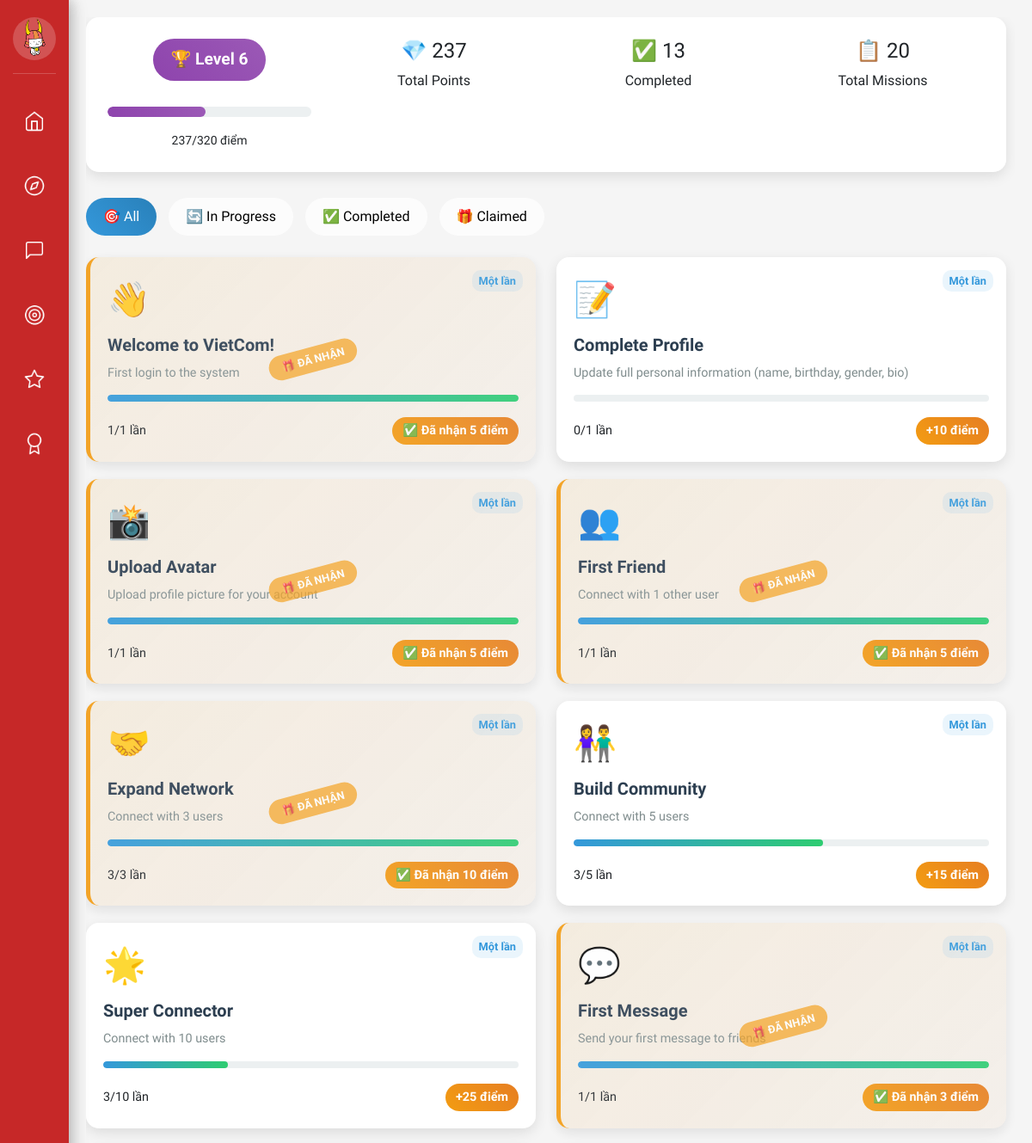
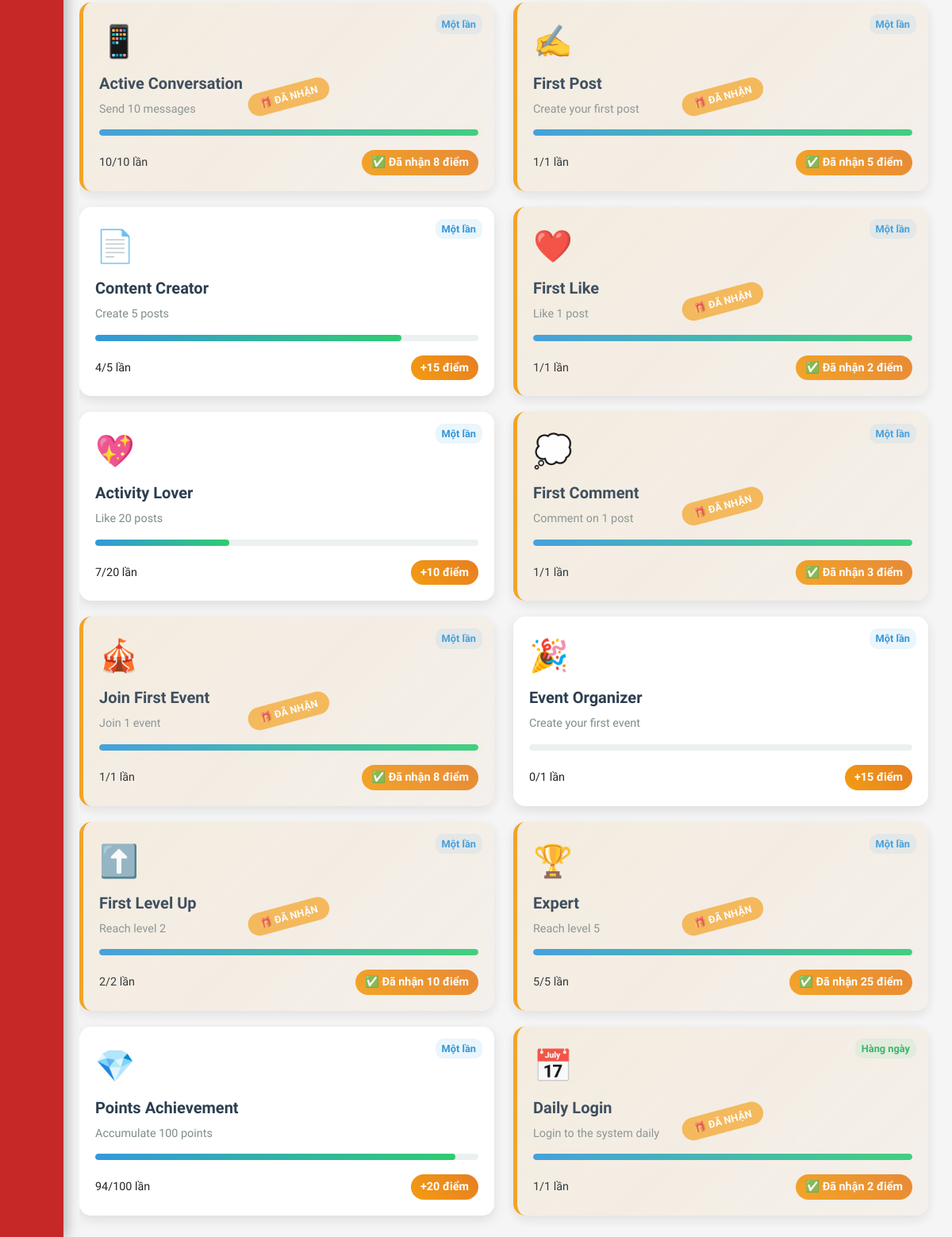
The page /gamification/missions/ (signed in) on the database as committed earlier (2 pictures, top to bottom).
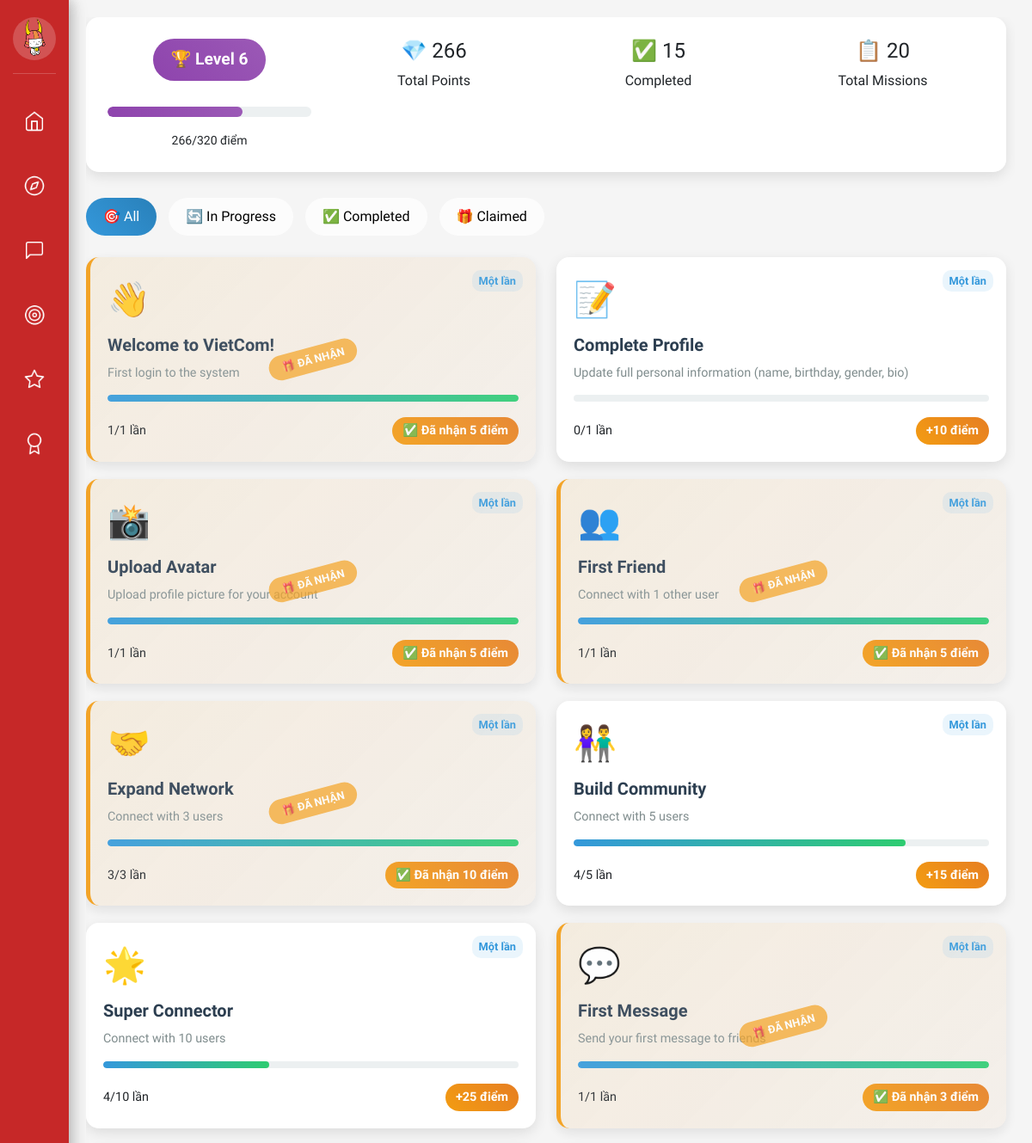
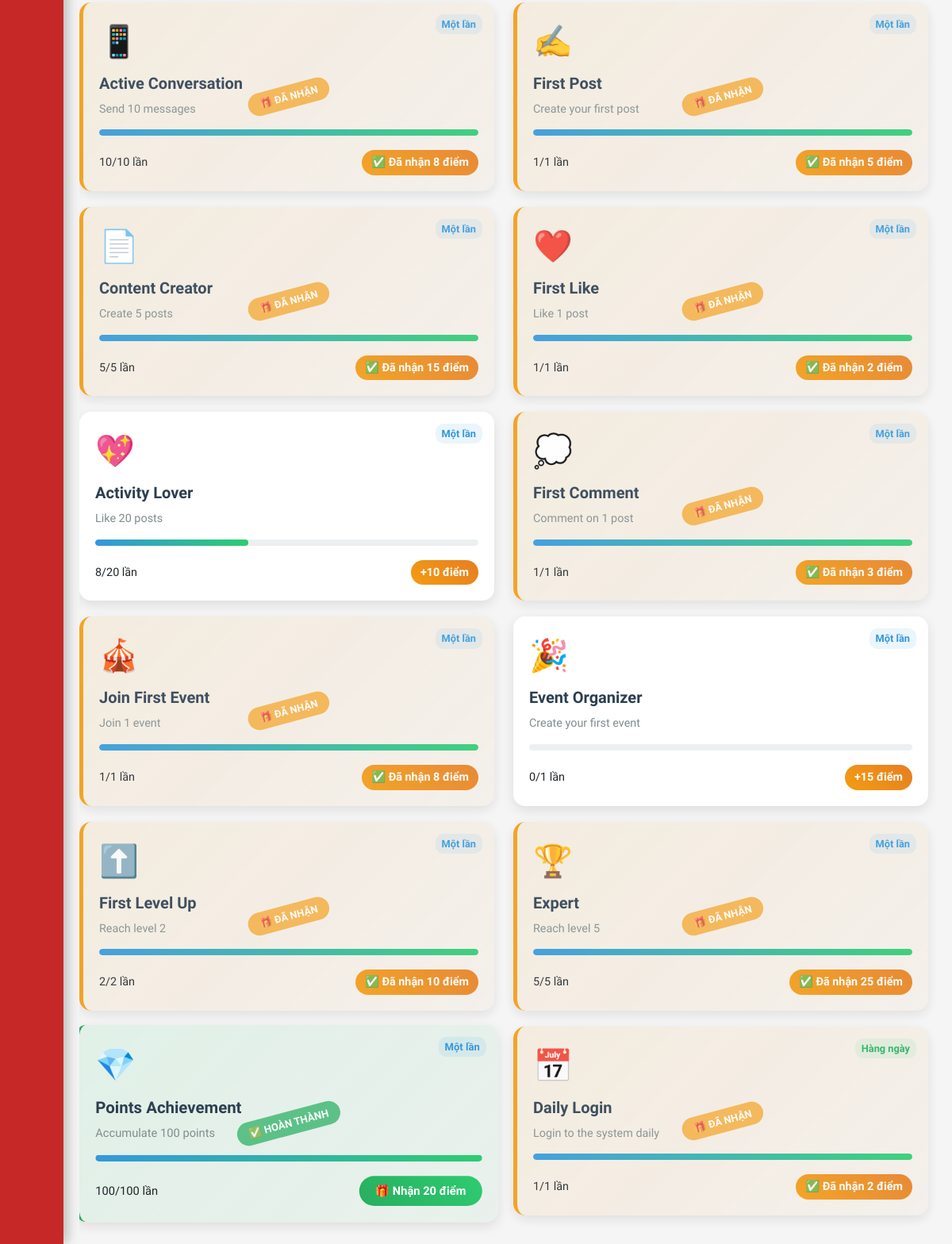
The same page on the database as committed later (2 pictures, top to bottom).
### users/models.py (models this page shows, shortened)
class User(AbstractUser):
    GENDER_CHOICES = [
        ('male', 'Male'),
        ('female', 'Female'),
        ('other', 'Other'),
        ('not_specified', 'Not specified'),
    ]
    STATUS_CHOICES = [
        ('online', 'Online'),
        ('offline', 'Offline'),
        ('busy', 'Busy'),
        ('away', 'Away'),
        ('available', 'Available for connection'),
    ]
    phone_regex = RegexValidator(
        regex=r'^\+?1?\d{9,15}$',
        message="Phone number must be in the format: '+999999999' or '0999999999'"
    )
    email = models.EmailField(unique=True)
    phone = models.CharField(
        validators=[phone_regex],
        max_length=17,
        unique=True,
        help_text="Phone number must be in the format: '+84xxxxxxxxx' or '0xxxxxxxxx'"
    )
    full_name = models.CharField(max_length=100)
    hometown = models.CharField(max_length=255, blank=True)
    date_of_birth = models.DateField(null=True, blank=True, verbose_name="Date of Birth")
    gender = models.CharField(
        max_length=20,
        choices=GENDER_CHOICES,
        default='not_specified',
        help_text="User's gender"
    )
    bio = models.TextField(
        max_length=500,
        blank=True,
        help_text="Short introduction about yourself (max 500 characters)"
    )
    status = models.CharField(
        max_length=20,
        choices=STATUS_CHOICES,
        default='offline',
        help_text="Current status"
    )
    interests = models.TextField(default='[]', blank=True)
    avatar = models.ImageField(upload_to='avatars/', blank=True)
    latitude = models.FloatField(null=True, blank=True, help_text="Latitude")
    longitude = models.FloatField(null=True, blank=True, help_text="Longitude")
    search_radius = models.FloatField(default=50.0, help_text="Search radius (km)")
    level = models.IntegerField(default=1)
    points = models.IntegerField(default=0)
    is_admin = models.BooleanField(default=False)
    objects = UserManager()
    USERNAME_FIELD = 'email'
    REQUIRED_FIELDS = ['phone', 'full_name']
    class Meta:
        verbose_name = "User"
        verbose_name_plural = "Users"
        ordering = ['-date_joined']
    def get_points_for_next_level(self):
        return 10 * (2 ** (self.level - 1))
    def get_points_for_current_level(self):
        if self.level == 1:
            return 0
        return 10 * (2 ** (self.level - 2))
    def get_progress_to_next_level(self):
        current_level_points = self.get_points_for_current_level()
        next_level_points = self.get_points_for_next_level()
        current_progress = self.points - current_level_points
        total_needed = next_level_points - current_level_points
        return (current_progress / total_needed * 100) if total_needed > 0 else 100

### gamification/models.py (models this page shows, shortened)
class Mission(models.Model):
    MISSION_TYPE_CHOICES = [
        ('first_login', 'Lần đầu đăng nhập'),
        ('daily_login', 'Đăng nhập hàng ngày'),
        ('add_friend', 'Kết bạn'),
        ('send_message', 'Gửi tin nhắn'),
        ('create_post', 'Tạo bài viết'),
        ('like_post', 'Thích bài viết'),
        ('comment_post', 'Bình luận bài viết'),
        ('share_post', 'Chia sẻ bài viết'),
        ('complete_profile', 'Hoàn thiện hồ sơ'),
        ('upload_avatar', 'Tải ảnh đại diện'),
        ('join_event', 'Tham gia sự kiện'),
        ('create_event', 'Tạo sự kiện'),
        ('streak_login', 'Đăng nhập liên tiếp'),
        ('level_up', 'Lên cấp'),
        ('earn_points', 'Tích lũy điểm'),
    ]
    FREQUENCY_CHOICES = [
        ('once', 'Một lần'),
        ('daily', 'Hàng ngày'),
        ('weekly', 'Hàng tuần'),
        ('monthly', 'Hàng tháng'),
    ]
    title = models.CharField(max_length=255)
    description = models.TextField()
    mission_type = models.CharField(max_length=20, choices=MISSION_TYPE_CHOICES)
    target_count = models.IntegerField(default=1, help_text="Số lần cần thực hiện")
    points_reward = models.IntegerField()
    frequency = models.CharField(max_length=10, choices=FREQUENCY_CHOICES, default='once')
    icon = models.CharField(max_length=10, default='🎯')
    is_active = models.BooleanField(default=True)
    order = models.IntegerField(default=0, help_text="Thứ tự hiển thị")
    created_at = models.DateTimeField(default=timezone.now)
    class Meta:
        ordering = ['order', 'points_reward']

class UserMission(models.Model):
    STATUS_CHOICES = [
        ('in_progress', 'Đang thực hiện'),
        ('completed', 'Hoàn thành'),
        ('claimed', 'Đã nhận thưởng'),
    ]
    user = models.ForeignKey(User, related_name='user_missions', on_delete=models.CASCADE)
    mission = models.ForeignKey(Mission, on_delete=models.CASCADE)
    current_count = models.IntegerField(default=0)
    status = models.CharField(max_length=20, choices=STATUS_CHOICES, default='in_progress')
    completed_at = models.DateTimeField(null=True, blank=True)
    claimed_at = models.DateTimeField(null=True, blank=True)
    created_at = models.DateTimeField(default=timezone.now)
    class Meta:
        unique_together = ('user', 'mission')
    @property
    def progress_percentage(self):
        return min((self.current_count / self.mission.target_count) * 100, 100)

### gamification/views.py (the view)
# urls.py: path('missions/', views.mission_list, name='mission_list'),
@login_required
def mission_list(request):
    missions = Mission.objects.filter(is_active=True).order_by('order', 'points_reward')
    user_missions = {}
    for mission in missions:
        user_mission, created = UserMission.objects.get_or_create(
            user=request.user,
            mission=mission
        )
        user_missions[mission.id] = user_mission
    user_stats = {
        'total_points': request.user.points,
        'level': request.user.level,
        'points_for_next_level': request.user.get_points_for_next_level(),
        'progress_to_next_level': request.user.get_progress_to_next_level(),
        'completed_missions': UserMission.objects.filter(
            user=request.user,
            status__in=['completed', 'claimed']
        ).count(),
        'total_missions': missions.count(),
    }
    context = {
        'missions': missions,
        'user_missions': user_missions,
        'user_stats': user_stats,
    }
    return render(request, 'gamification/mission_list.html', context)

### gamification/templatetags/gamification_extras.py (called while the page is built)
@register.filter
def get_item(dictionary, key):
    return dictionary.get(key)

### templates/gamification/mission_list.html (shortened to what this page needs)
{% extends 'base.html' %} {% load gamification_extras %}  {% block content %}
<div class="main-container">
  <div class="user-stats">
    <div class="row">
      <div class="col-md-3">
        <div class="level-badge">🏆 Level {{ user_stats.level }}</div>
        <div class="level-progress">
          <div
            class="level-progress-fill"
            style="width: {{ user_stats.progress_to_next_level }}%"
          ></div>
        </div>
        <small
          >{{ user_stats.total_points }}/{{ user_stats.points_for_next_level }}
          điểm</small
        >
      </div>
      <div class="col-md-3">
        <h4>💎 {{ user_stats.total_points }}</h4>
        <p class="mb-0">Total Points</p>
      </div>
      <div class="col-md-3">
        <h4>✅ {{ user_stats.completed_missions }}</h4>
        <p class="mb-0">Completed</p>
      </div>
      <div class="col-md-3">
        <h4>📋 {{ user_stats.total_missions }}</h4>
        <p class="mb-0">Total Missions</p>
      </div>
    </div>
  </div>
  <div class="filter-tabs">
    <button class="filter-tab active" onclick="filterMissions('all')">
      🎯 All
    </button>
    <button class="filter-tab" onclick="filterMissions('in_progress')">
      🔄 In Progress
    </button>
    <button class="filter-tab" onclick="filterMissions('completed')">
      ✅ Completed
    </button>
    <button class="filter-tab" onclick="filterMissions('claimed')">
      🎁 Claimed
    </button>
  </div>
  <div class="row" id="missions-container">
    {% for mission in missions %} {% with user_mission=user_missions|get_item:mission.id %}
    <div class="col-lg-6 mission-item" data-status="{{ user_mission.status }}">
      <div class="mission-card {{ user_mission.status }}">
        <div class="mission-frequency {{ mission.frequency }}">
          {% if mission.frequency == 'once' %}Một lần{% elif mission.frequency == 'daily' %}Hàng ngày{% elif mission.frequency == 'weekly' %}Hàngtuần{% elif mission.frequency == 'monthly' %}Hàng tháng{% endif %}
        </div>
        <div class="mission-icon">{{ mission.icon }}</div>
        <h5 class="mission-title">{{ mission.title }}</h5>
        <p class="mission-description">{{ mission.description }}</p>
        <div class="progress-bar">
          <div
            class="progress-fill"
            style="width: {{ user_mission.progress_percentage }}%"
          ></div>
        </div>
        <div class="mission-stats">
          <span>
            {{ user_mission.current_count }}/{{ mission.target_count }} {% if mission.target_count == 1 %} lần {% else %} lần {% endif %}
          </span>
          {% if user_mission.status == 'completed' %}
          <form
            method="post"
            action="{% url 'gamification:claim_mission_reward' mission.id %}"
            style="display: inline"
          >
            <button type="submit" class="claim-btn">
              🎁 Nhận {{ mission.points_reward }} điểm
            </button>
          </form>
          {% elif user_mission.status == 'claimed' %}
          <span class="points-reward">
            ✅ Đã nhận {{ mission.points_reward }} điểm
          </span>
          {% else %}
          <span class="points-reward"> +{{ mission.points_reward }} điểm </span>
          {% endif %}
        </div>
      </div>
    </div>
    {% endwith %} {% endfor %}
  </div>
</div>
{% endblock %}

### templates/base.html (shortened to what this page needs)
{% load static %}
<!DOCTYPE html>
<html lang="en">
  <head>
    <link
      href="https://cdn.jsdelivr.net/npm/bootstrap@5.3.0/dist/css/bootstrap.min.css"
      rel="stylesheet"
    />
    <link
      href="https://cdnjs.cloudflare.com/ajax/libs/font-awesome/6.4.0/css/all.min.css"
      rel="stylesheet"
    />
  </head>
  <body>
    <div class="sidebar">
      <div class="profile-section">
        <div class="profile-avatar" id="profile-btn">
          {% if user.avatar %}
          <img
            src="{{ user.avatar.url }}"
            alt="Avatar"
            style="
              width: 100%;
              height: 100%;
              border-radius: 50%;
              object-fit: cover;
            "
          />
          {% else %}
          <i class="fas fa-user"></i>
          {% endif %}
        </div>
      </div>
      <div class="nav-buttons">
        <button class="sidebar-btn" id="home-btn" title="Home">
          <span class="icon-home"></span>
        </button>
        <button class="sidebar-btn" id="social-btn" title="Social Network">
          <span class="icon-social"></span>
        </button>
        <button class="sidebar-btn" id="chat-btn" title="Message">
          <span class="icon-message"></span>
        </button>
        <label for="mission-toggle" class="sidebar-btn" title="Mission">
          <span class="icon-mission"></span>
        </label>
        <label for="event-toggle" class="sidebar-btn" title="Event">
          <span class="icon-event"></span>
        </label>
        <label for="achievement-toggle" class="sidebar-btn" title="Achievement">
          <span class="icon-achievement"></span>
        </label>
      </div>
    </div>
    <div class="panels">
      <div class="content-panel mission-panel">
        <div class="panel-header">Mission</div>
        <div class="panel-content">
          <div class="event-card">
            <h3>Daily Check-in</h3>
            <p>
            </p>
          </div>
          <div class="event-card">
            <h3>Help a Newcomer</h3>
            <p>Guide someone new to the community and earn mentor badges.</p>
          </div>
          <div class="event-card">
            <h3>Share Your Story</h3>
            <p>Tell your journey and inspire others in the community.</p>
          </div>
          <div class="event-card">
            <h3>Local Explorer</h3>
            <p>Discover and review local Vietnamese businesses and services.</p>
          </div>
        </div>
      </div>
      <div class="content-panel event-panel">
        <div class="panel-header">Event</div>
        <div class="panel-content">
          <div class="event-card">
            <h3>🎉 Discover events</h3>
            <p>
            </p>
          </div>
        </div>
      </div>
    <div
      class="main-container"
      style="margin-left: 80px; padding: 20px; min-height: 100vh"
    >
      {% block content %}{% endblock %}
    </div>
  </body>
</html>

### templates/base.html (style rules this page uses)
* { margin: 0; padding: 0; box-sizing: border-box; font-family: "Baloo 2", Arial, sans-serif !important; }
body { background: #f5f5f5; overflow: hidden; }
.sidebar { position: fixed; left: 0; top: 0; width: 80px; height: 100vh; background: #c62828; display: flex; flex-direction: column; align-items: center; z-index: 1000; box-shadow: 4px 0 12px rgba(0, 0, 0, 0.1); }
.profile-section { padding: 20px 0 15px 0; border-bottom: 1px solid rgba(255, 255, 255, 0.2); margin-bottom: 30px; }
.profile-avatar { width: 50px; height: 50px; background: rgba(255, 255, 255, 0.2); border-radius: 50%; display: flex; align-items: center; justify-content: center; font-size: 24px; color: white; cursor: pointer; transition: all 0.3s ease; }
.nav-buttons { flex: 1; display: flex; flex-direction: column; align-items: center; justify-content: flex-start; gap: 25px; }
.sidebar-btn { width: 50px; height: 50px; background: transparent; border: none; border-radius: 12px; color: white; font-size: 20px; cursor: pointer; display: flex; align-items: center; justify-content: center; transition: all 0.3s ease; position: relative; }
.content-panel { position: fixed; left: 80px; top: 0; width: 400px; height: 100vh; background: white; box-shadow: 4px 0 20px rgba(0, 0, 0, 0.1); transform: translateX(-100%); transition: transform 0.3s ease; z-index: 999; overflow: hidden; }
.panel-header { background: #c62828; color: white; padding: 20px; text-align: center; font-weight: 600; font-size: 18px; }
.panel-content { height: calc(100vh - 70px); overflow-y: auto; padding: 20px; }
.event-card { background: #fce4ec; border-radius: 16px; padding: 20px; margin-bottom: 16px; border: none; box-shadow: 0 2px 8px rgba(0, 0, 0, 0.1); transition: transform 0.2s ease; }
.event-card h3 { color: #1565c0; font-size: 18px; font-weight: 600; margin-bottom: 8px; }
.event-card p { color: #424242; font-size: 14px; line-height: 1.5; margin-bottom: 12px; }
.event-panel { position: fixed; left: 80px; top: 0; width: 400px; height: 100vh; background: white; box-shadow: 4px 0 20px rgba(0, 0, 0, 0.1); transform: translateX(-100%); transition: transform 0.3s ease; z-index: 999; overflow: hidden; }
.icon-home { display: block; width: 64px; height: 64px; background-image: url("/static/images/Home.png"); background-size: contain; background-repeat: no-repeat; background-position: center; }
.icon-message { display: block; width: 64px; height: 64px; background-image: url("/static/images/Message.png"); background-size: contain; background-repeat: no-repeat; background-position: center; }
.icon-social { display: block; width: 64px; height: 64px; background-image: url("/static/images/Social.png"); background-size: contain; background-repeat: no-repeat; background-position: center; }
.icon-mission { display: block; width: 64px; height: 64px; background-image: url("/static/images/MissionButton.png"); background-size: contain; background-repeat: no-repeat; background-position: center; }
.icon-event { display: block; width: 64px; height: 64px; background-image: url("/static/images/EventButton.png"); background-size: contain; background-repeat: no-repeat; background-position: center; }
.icon-achievement { display: block; width: 64px; height: 64px; background-image: url("/static/images/AchievementButton.png"); background-size: contain; background-repeat: no-repeat; background-position: center; }

Rows that differ between the two databases and show on the page:
changed UserMission (number 6 of 20 on the later page): current_count "3" → "4"
changed UserMission (number 7 of 20 on the later page): current_count "3" → "4"
computed for Mission "Content Creator": text "+" → "✅ Đã nhận"
changed UserMission (number 11 of 20 on the later page): status "in_progress" → "claimed" (drawn); current_count "4" → "5"
changed UserMission (number 13 of 20 on the later page): current_count "7" → "8"
computed for Mission "Points Achievement": text "+" → "🎁 Nhận"
changed UserMission (number 19 of 20 on the later page): status "in_progress" → "completed" (drawn); current_count "94" → "100"
Other text that changed with them:
{{ user_stats.progress_to_next_level }}: 48.125 → 66.25 (drawn)
{{ user_stats.total_points }}: "237" → "266"
{{ user_stats.completed_missions }}: "13" → "15"
